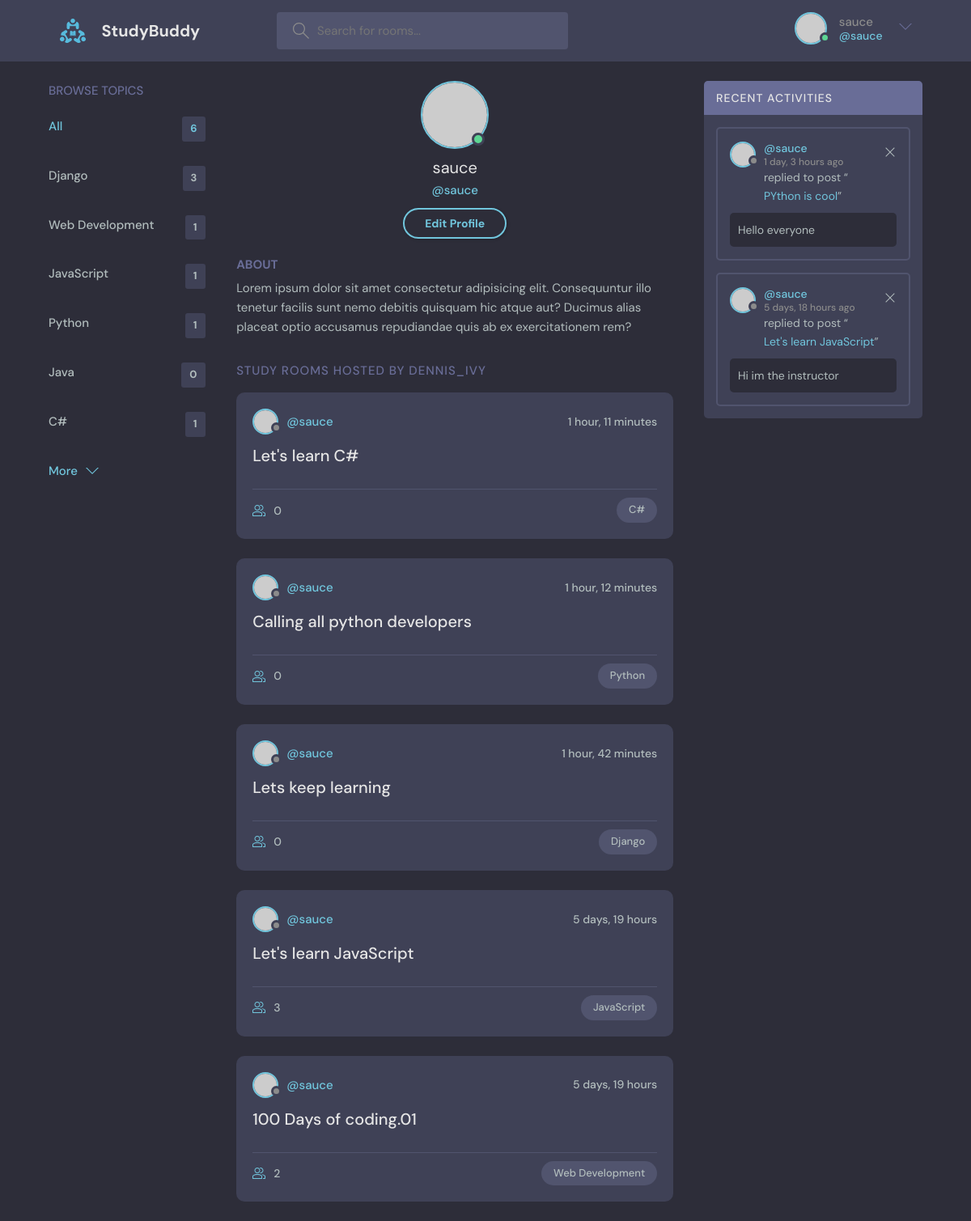
/profile/1/ (signed in), run on the app's committed database.
### base/models.py (models this page shows, shortened)
class Topic(models.Model):
  name=models.CharField(max_length=200)
  class Meta:
    verbose_name="Topic"
    verbose_name_plural="Topics"

class Rooms(models.Model):
  host=models.ForeignKey(User,on_delete=models.CASCADE,null=True)
  topic=models.ForeignKey('Topic',on_delete=models.SET_NULL,null=True)
  name=models.CharField(max_length=200)
  description=models.TextField(null=True,blank=True)
  participants=models.ManyToManyField(User,related_name='participants',blank=True)
  created=models.DateTimeField(auto_now_add=True)
  updated=models.DateTimeField(auto_now=True)
  class Meta:
    ordering=['-updated','-created']
    verbose_name="Room"
    verbose_name_plural="Rooms"
    db_table="Room Table"
  def __str__(self):
    return self.name

class Messages(models.Model):
  user=models.ForeignKey(User,on_delete=models.CASCADE,null=True)
  room=models.ForeignKey(Rooms,on_delete=models.CASCADE)
  body=models.TextField()
  updated=models.DateTimeField(auto_now_add=True)
  created=models.DateTimeField(auto_now=True)
  class Meta:
    verbose_name="Message"
    verbose_name_plural="Messages"
    ordering=['-updated','-created']

### base/views.py (the view)
# urls.py: path('profile/<str:pk>/',views.userProfile,name='user-profile'),
def userProfile(request,pk):
  topics=models.Topic.objects.all()
  user=User.objects.get(id=pk)
  room_messages=user.messages_set.all()
  rooms=user.rooms_set.all()
  context={'user':user,
           'topics':topics,
           'room_messages':room_messages,
           'rooms':rooms
           }
  return render(request,'base/user_profile.html',context)

### base/templates/base/user_profile.html
{% extends 'main.html' %}
{% block content %}
  <main class="profile-page layout layout--3">
    <div class="container">
      {% include 'base/browse_topics_component.html'%}
      <div class="roomList">
        <div class="profile">
          <div class="profile__avatar">
            <div class="avatar avatar--large active">
              <img src="https://randomuser.me/api/portraits/men/11.jpg" />
            </div>
          </div>
          <div class="profile__info">
            <h3>{{user.username}}</h3>
            <p>@{{user.username}}</p>
            <a href="edit-user.html" class="btn btn--main btn--pill">Edit Profile</a>
          </div>
          <div class="profile__about">
            <h3>About</h3>
            <p>
              Lorem ipsum dolor sit amet consectetur adipisicing elit. Consequuntur illo tenetur
              facilis sunt nemo debitis quisquam hic atque aut? Ducimus alias placeat optio
              accusamus repudiandae quis ab ex exercitationem rem?
            </p>
          </div>
        </div>
        <div class="roomList__header">
          <div>
            <h2>Study Rooms Hosted by dennis_ivy</a>
            </h2>
          </div>
        </div>
        {% include 'base/rooms_component.html'%}
      </div>
      {% include 'base/activity_component.html'%}
    </div>
  </main>
{% endblock content %}

### templates/navigation.html (shortened to what this page needs)
{% load static %}
<header class="header header--loggedIn">
  <div class="container">
    <a href="{% url 'home' %}" class="header__logo">
      <img src="{% static 'images/logo.svg'%}" />
      <h1>StudyBuddy</h1>
    </a>
    <form class="header__search" method="GET" action="{% url 'home' %}">
      <label>
        <input name="q" placeholder="Search for rooms..." />
      </label>
    </form>
    <nav class="header__menu">
      {% if request.user.is_authenticated %}
      <div class="header__user">
        <a href="profile.html">
          <div class="avatar avatar--medium active">
            <img src="https://randomuser.me/api/portraits/men/37.jpg" />
          </div>
          <p>{{request.user.username}} <span>@{{request.user.username}} </span></p>
        </a>
        <button class="dropdown-button">
          <svg version="1.1" xmlns="http://www.w3.org/2000/svg" width="32" height="32" viewBox="0 0 32 32">
            <title>chevron-down</title>
            <path d="M16 21l-13-13h-3l16 16 16-16h-3l-13 13z"></path>
          </svg>
        </button>
      </div>
      {% else %}
        <a href="{% url 'login' %}">
        <img src="{% static 'images/avatar.svg' %}" />
        <p>Login</p>
      </a>
      {% endif %}
    </nav>
  </div>
</header>

### base/templates/base/browse_topics_component.html
<div class="topics">
  <div class="topics__header">
    <h2>Browse Topics</h2>
  </div>
  <ul class="topics__list">
    <li>
      <a href="{% url 'home'%}" class="active">All <span>{{topics.count}}</span></a>
    </li>
    {% for topic in topics %}
    <li>
      <a href="{% url 'home' %}?q={{topic.name}}">{{topic.name}} <span>{{topic.rooms_set.all.count}}</span></a>
    </li>
    {% endfor %}
  </ul>
  <a class="btn btn--link" href="topics.html">
    More
    <svg version="1.1" xmlns="http://www.w3.org/2000/svg" width="32" height="32" viewBox="0 0 32 32">
      <title>chevron-down</title>
      <path d="M16 21l-13-13h-3l16 16 16-16h-3l-13 13z"></path>
    </svg>
  </a>
</div>

### base/templates/base/rooms_component.html (shortened to what this page needs)
{% for room in rooms %}
<div class="roomListRoom">
  <div class="roomListRoom__header">
    <a href="{% url 'user-profile' room.host.id %}" class="roomListRoom__author">
      <div class="avatar avatar--small">
        <img src="https://randomuser.me/api/portraits/women/11.jpg" />
      </div>
      <span>@{{room.host.username}}</span>
    </a>
    <div class="roomListRoom__actions">
      <span>{{room.created|timesince}}</span>
    </div>
  </div>
  <div class="roomListRoom__content">
    <a href="{% url 'room' room.id %}">{{room.name}}</a>
  </div>
  <div class="roomListRoom__meta">
    <a href="{% url 'room' room.id %}"class="roomListRoom__joined">
      {{room.participants.all.count}}
    </a>
    <p class="roomListRoom__topic">{{room.topic.name}}</p>
  </div>
</div>
{% endfor %}

### base/templates/base/activity_component.html
<div class="activities">
          <div class="activities__header">
            <h2>Recent Activities</h2>
          </div>
          {% for message in room_messages %}
          <div class="activities__box">
            <div class="activities__boxHeader roomListRoom__header">
              <a href="{%url 'user-profile' message.user.id %}" class="roomListRoom__author">
                <div class="avatar avatar--small">
                  <img src="https://randomuser.me/api/portraits/women/11.jpg" />
                </div>
                <p>
                  @{{ message.user }}
                  <span>{{message.created|timesince}} ago</span>
                </p>
              </a>
              {% if request.user == message.user %}
              <div class="roomListRoom__actions">
                <a href="{% url 'deletemessage' message.id %}">
                  <svg version="1.1" xmlns="http://www.w3.org/2000/svg" width="32" height="32" viewBox="0 0 32 32">
                    <title>remove</title>
                    <path
                      d="M27.314 6.019l-1.333-1.333-9.98 9.981-9.981-9.981-1.333 1.333 9.981 9.981-9.981 9.98 1.333 1.333 9.981-9.98 9.98 9.98 1.333-1.333-9.98-9.98 9.98-9.981z"
                    ></path>
                  </svg>
                </a>
              </div>
              {% endif %}
            </div>
            <div class="activities__boxContent">
              <p>replied to post “<a href="{% url 'room' message.room.id %}">{{message.room}}</a>”</p>
              <div class="activities__boxRoomContent">
                {{message.body}}
              </div>
            </div>
          </div>
          {% endfor %}
        </div>

### data on the page
Topic: name "Django", rooms_set.all.count "3"
Topic: name "Web Development", rooms_set.all.count "1"
Topic: name "JavaScript", rooms_set.all.count "1"
Topic: name "Python", rooms_set.all.count "1"
Topic: name "Java", rooms_set.all.count "0"
Topic: name "C#", rooms_set.all.count "1"
Rooms: host.username "sauce", created "1 hour, 11 minutes", name "Let's learn C#", participants.all.count "0", topic.name "C#"
Rooms: host.username "sauce", created "1 hour, 12 minutes", name "Calling all python developers", participants.all.count "0", topic.name "Python"
Rooms: host.username "sauce", created "1 hour, 42 minutes", name "Lets keep learning", participants.all.count "0", topic.name "Django"
Rooms: host.username "sauce", created "5 days, 19 hours", name "Let's learn JavaScript", participants.all.count "3", topic.name "JavaScript"
Rooms: host.username "sauce", created "5 days, 19 hours", name "100 Days of coding.01", participants.all.count "2", topic.name "Web Development"
Messages: user "sauce", created "1 day, 3 hours", room "PYthon is cool", body "Hello everyone"
Messages: user "sauce", created "5 days, 18 hours", room "Let's learn JavaScript", body "Hi im the instructor"

### other printed values
{{ request.user.username }} "sauce"
{{ topics.count }} "6"
{{ user.username }} "sauce"
